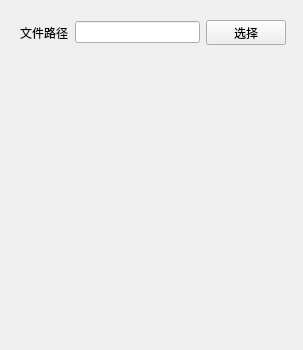
<?xml version="1.0" encoding="UTF-8"?>
<ui version="4.0">
 <class>FileWidget</class>
 <widget class="QWidget" name="FileWidget">
  <property name="geometry">
   <rect>
    <x>0</x>
    <y>0</y>
    <width>303</width>
    <height>350</height>
   </rect>
  </property>
  <property name="windowTitle">
   <string>Form</string>
  </property>
  <widget class="QWidget" name="">
   <property name="geometry">
    <rect>
     <x>20</x>
     <y>20</y>
     <width>266</width>
     <height>25</height>
    </rect>
   </property>
   <layout class="QHBoxLayout" name="horizontalLayout">
    <item>
     <widget class="QLabel" name="lbFilePath">
      <property name="text">
       <string>文件路径</string>
      </property>
     </widget>
    </item>
    <item>
     <widget class="QLineEdit" name="leFilePath"/>
    </item>
    <item>
     <widget class="QPushButton" name="btFileSelection">
      <property name="text">
       <string>选择</string>
      </property>
     </widget>
    </item>
   </layout>
  </widget>
 </widget>
 <resources/>
 <connections/>
</ui>
